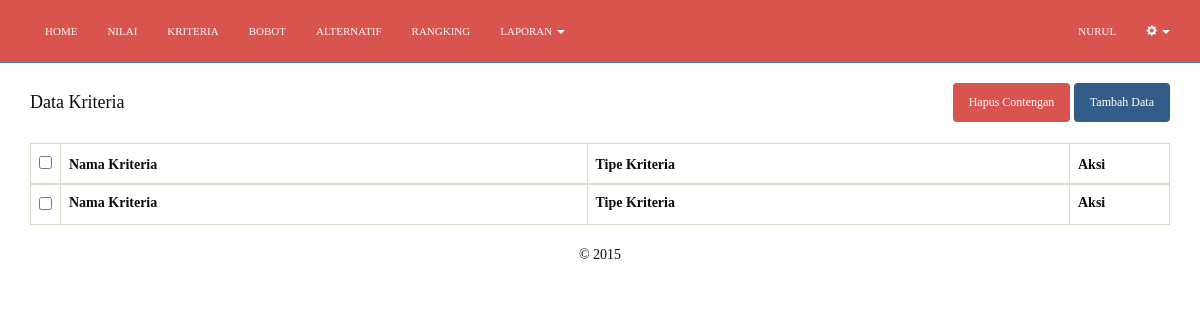
Page /kriteria.php (signed in) on the earlier database version.
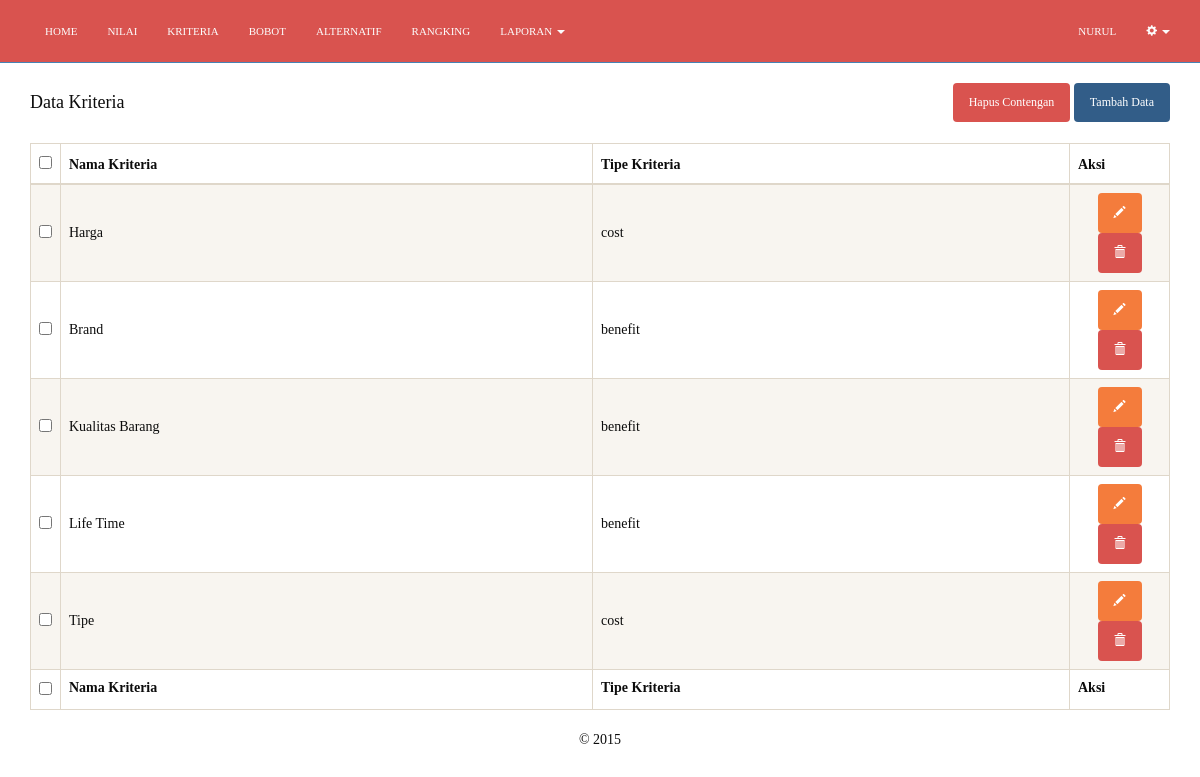
Same page on the later database version.
### tables this page shows
CREATE TABLE `wp_kriteria` (
  `id_kriteria` int(11) NOT NULL,
  `nama_kriteria` varchar(255) NOT NULL,
  `tipe_kriteria` varchar(10) NOT NULL
);

### includes/kriteria.inc.php (called while the page is built, shortened)
<?php
class Kriteria{
	private $conn;
	private $table_name = "wp_kriteria";
	public function __construct($db){
		$this->conn = $db;
	}
	function readAll(){
		$query = "SELECT * FROM ".$this->table_name." ORDER BY id_kriteria ASC";
		$stmt = $this->conn->prepare( $query );
		$stmt->execute();
		return $stmt;
	}
	function countAll(){
		$query = "SELECT * FROM ".$this->table_name." ORDER BY id_kriteria ASC";
		$stmt = $this->conn->prepare( $query );
		$stmt->execute();
		return $stmt->rowCount();
	}
}
?>

### kriteria.php (the view, shortened to what this page needs)
<?php
include_once 'header.php';
include_once 'includes/kriteria.inc.php';
$pro = new Kriteria($db);
$stmt = $pro->readAll();
        ?>
<form method="post">
    <div class="row">
        <div class="col-md-6 text-left">
            <h4>Data Kriteria</h4>
        </div>
        <div class="col-md-6 text-right">
            <button type="submit" name="hapus-contengan" class="btn btn-danger">Hapus Contengan</button>
            <button type="button" onclick="location.href='kriteria-baru.php'" class="btn btn-primary">Tambah
                Data</button>
        </div>
    </div>
    <br />
    <table width="100%" class="table table-striped table-bordered" id="tabeldata">
        <thead>
            <tr>
                <th width="10px"><input type="checkbox" name="select-all" id="select-all" /></th>
                <th>Nama Kriteria</th>
                <th>Tipe Kriteria</th>
                <th width="100px">Aksi</th>
            </tr>
        </thead>
        <tfoot>
            <tr>
                <th><input type="checkbox" name="select-all2" id="select-all2" /></th>
                <th>Nama Kriteria</th>
                <th>Tipe Kriteria</th>
                <th>Aksi</th>
            </tr>
        </tfoot>
        <tbody>
            <?php
            while ($row = $stmt->fetch(PDO::FETCH_ASSOC)) {
                ?>
                <tr>
                    <td style="vertical-align:middle;"><input type="checkbox" value="<?php echo $row['id_kriteria'] ?>"
                            name="checkbox[]" /></td>
                    <td style="vertical-align:middle;"><?php echo $row['nama_kriteria'] ?></td>
                    <td style="vertical-align:middle;"><?php echo $row['tipe_kriteria'] ?></td>
                    <td style="text-align:center;vertical-align:middle;">
                        <a href="kriteria-ubah.php?id=<?php echo $row['id_kriteria'] ?>" class="btn btn-warning"><span
                                class="glyphicon glyphicon-pencil" aria-hidden="true"></span></a>
                        <a href="kriteria-hapus.php?id=<?php echo $row['id_kriteria'] ?>"
                            onclick="return confirm('Yakin ingin menghapus data')" class="btn btn-danger"><span
                                class="glyphicon glyphicon-trash" aria-hidden="true"></span></a>
                    </td>
                </tr>
                <?php
            }
            ?>
        </tbody>
    </table>
</form>
<?php
include_once 'footer.php';
?>

Differences in the rows shown:
added wp_kriteria: nama_kriteria "Harga", tipe_kriteria "cost"
added wp_kriteria: nama_kriteria "Brand", tipe_kriteria "benefit"
added wp_kriteria: nama_kriteria "Kualitas Barang", tipe_kriteria "benefit"
added wp_kriteria: nama_kriteria "Life Time", tipe_kriteria "benefit"
added wp_kriteria: nama_kriteria "Tipe", tipe_kriteria "cost"
